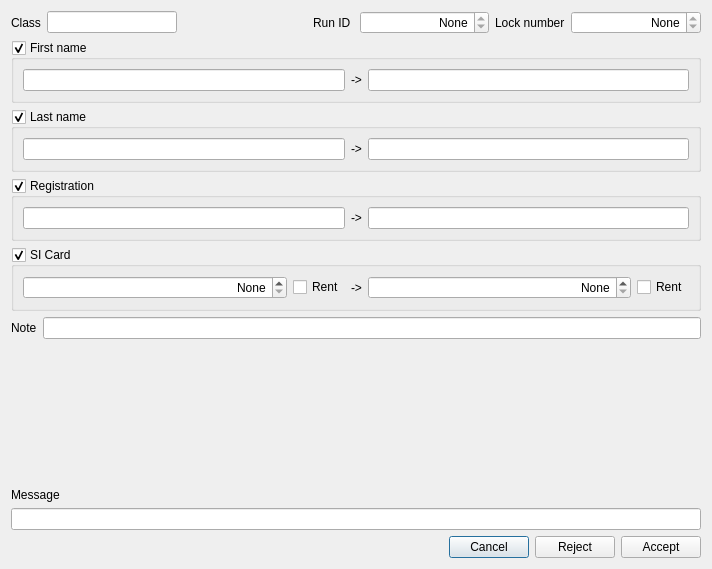
<?xml version="1.0" encoding="UTF-8"?>
<ui version="4.0">
 <class>Event::services::qx::RunChangeDialog</class>
 <widget class="QDialog" name="Event::services::qx::RunChangeDialog">
  <property name="geometry">
   <rect>
    <x>0</x>
    <y>0</y>
    <width>712</width>
    <height>569</height>
   </rect>
  </property>
  <property name="windowTitle">
   <string>Dialog</string>
  </property>
  <layout class="QVBoxLayout" name="verticalLayout_2">
   <item>
    <layout class="QHBoxLayout" name="horizontalLayout_6">
     <item>
      <widget class="QLabel" name="label_8">
       <property name="text">
        <string>Class</string>
       </property>
      </widget>
     </item>
     <item>
      <widget class="QLineEdit" name="edClassName">
       <property name="readOnly">
        <bool>true</bool>
       </property>
      </widget>
     </item>
     <item>
      <spacer name="horizontalSpacer_2">
       <property name="orientation">
        <enum>Qt::Orientation::Horizontal</enum>
       </property>
       <property name="sizeHint" stdset="0">
        <size>
         <width>40</width>
         <height>20</height>
        </size>
       </property>
      </spacer>
     </item>
     <item>
      <widget class="QLabel" name="label_3">
       <property name="text">
        <string>Run ID </string>
       </property>
      </widget>
     </item>
     <item>
      <widget class="QSpinBox" name="edRunId">
       <property name="sizePolicy">
        <sizepolicy hsizetype="Expanding" vsizetype="Fixed">
         <horstretch>0</horstretch>
         <verstretch>0</verstretch>
        </sizepolicy>
       </property>
       <property name="alignment">
        <set>Qt::AlignmentFlag::AlignRight|Qt::AlignmentFlag::AlignTrailing|Qt::AlignmentFlag::AlignVCenter</set>
       </property>
       <property name="readOnly">
        <bool>true</bool>
       </property>
       <property name="specialValueText">
        <string>None</string>
       </property>
       <property name="maximum">
        <number>999999999</number>
       </property>
      </widget>
     </item>
     <item>
      <widget class="QLabel" name="label_2">
       <property name="text">
        <string>Lock number</string>
       </property>
      </widget>
     </item>
     <item>
      <widget class="QSpinBox" name="edLockNumber">
       <property name="sizePolicy">
        <sizepolicy hsizetype="Expanding" vsizetype="Fixed">
         <horstretch>0</horstretch>
         <verstretch>0</verstretch>
        </sizepolicy>
       </property>
       <property name="alignment">
        <set>Qt::AlignmentFlag::AlignRight|Qt::AlignmentFlag::AlignTrailing|Qt::AlignmentFlag::AlignVCenter</set>
       </property>
       <property name="readOnly">
        <bool>true</bool>
       </property>
       <property name="specialValueText">
        <string>None</string>
       </property>
       <property name="maximum">
        <number>999999999</number>
       </property>
      </widget>
     </item>
    </layout>
   </item>
   <item>
    <widget class="QGroupBox" name="grpFirstName">
     <property name="title">
      <string>First name</string>
     </property>
     <property name="checkable">
      <bool>true</bool>
     </property>
     <layout class="QHBoxLayout" name="horizontalLayout">
      <item>
       <widget class="QLineEdit" name="edFirstNameOrig"/>
      </item>
      <item>
       <widget class="QLabel" name="label_4">
        <property name="text">
         <string>-&gt;</string>
        </property>
        <property name="alignment">
         <set>Qt::AlignmentFlag::AlignCenter</set>
        </property>
       </widget>
      </item>
      <item>
       <widget class="QLineEdit" name="edFirstName"/>
      </item>
     </layout>
    </widget>
   </item>
   <item>
    <widget class="QGroupBox" name="grpLastName">
     <property name="title">
      <string>Last name</string>
     </property>
     <property name="checkable">
      <bool>true</bool>
     </property>
     <layout class="QHBoxLayout" name="horizontalLayout_2">
      <item>
       <widget class="QLineEdit" name="edLastNameOrig"/>
      </item>
      <item>
       <widget class="QLabel" name="label_5">
        <property name="text">
         <string>-&gt;</string>
        </property>
        <property name="alignment">
         <set>Qt::AlignmentFlag::AlignCenter</set>
        </property>
       </widget>
      </item>
      <item>
       <widget class="QLineEdit" name="edLastName"/>
      </item>
     </layout>
    </widget>
   </item>
   <item>
    <widget class="QGroupBox" name="grpRegistration">
     <property name="title">
      <string>Registration</string>
     </property>
     <property name="checkable">
      <bool>true</bool>
     </property>
     <layout class="QHBoxLayout" name="horizontalLayout_5">
      <item>
       <widget class="QLineEdit" name="edRegistrationOrig"/>
      </item>
      <item>
       <widget class="QLabel" name="label_7">
        <property name="text">
         <string>-&gt;</string>
        </property>
        <property name="alignment">
         <set>Qt::AlignmentFlag::AlignCenter</set>
        </property>
       </widget>
      </item>
      <item>
       <widget class="QLineEdit" name="edRegistration"/>
      </item>
     </layout>
    </widget>
   </item>
   <item>
    <widget class="QGroupBox" name="grpSiCard">
     <property name="title">
      <string>SI Card</string>
     </property>
     <property name="checkable">
      <bool>true</bool>
     </property>
     <layout class="QHBoxLayout" name="horizontalLayout_4">
      <item>
       <widget class="QSpinBox" name="edSiCardOrig">
        <property name="sizePolicy">
         <sizepolicy hsizetype="Expanding" vsizetype="Fixed">
          <horstretch>0</horstretch>
          <verstretch>0</verstretch>
         </sizepolicy>
        </property>
        <property name="alignment">
         <set>Qt::AlignmentFlag::AlignRight|Qt::AlignmentFlag::AlignTrailing|Qt::AlignmentFlag::AlignVCenter</set>
        </property>
        <property name="specialValueText">
         <string>None</string>
        </property>
        <property name="maximum">
         <number>999999999</number>
        </property>
       </widget>
      </item>
      <item>
       <widget class="QCheckBox" name="edSiCardRentOrig">
        <property name="text">
         <string>Rent</string>
        </property>
       </widget>
      </item>
      <item>
       <widget class="QLabel" name="label_6">
        <property name="text">
         <string>-&gt;</string>
        </property>
        <property name="alignment">
         <set>Qt::AlignmentFlag::AlignCenter</set>
        </property>
       </widget>
      </item>
      <item>
       <widget class="QSpinBox" name="edSiCard">
        <property name="sizePolicy">
         <sizepolicy hsizetype="Expanding" vsizetype="Fixed">
          <horstretch>0</horstretch>
          <verstretch>0</verstretch>
         </sizepolicy>
        </property>
        <property name="alignment">
         <set>Qt::AlignmentFlag::AlignRight|Qt::AlignmentFlag::AlignTrailing|Qt::AlignmentFlag::AlignVCenter</set>
        </property>
        <property name="specialValueText">
         <string>None</string>
        </property>
        <property name="maximum">
         <number>999999999</number>
        </property>
       </widget>
      </item>
      <item>
       <widget class="QCheckBox" name="edSiCardRent">
        <property name="text">
         <string>Rent</string>
        </property>
       </widget>
      </item>
     </layout>
    </widget>
   </item>
   <item>
    <layout class="QHBoxLayout" name="horizontalLayout_7">
     <item>
      <widget class="QLabel" name="label_9">
       <property name="text">
        <string>Note</string>
       </property>
      </widget>
     </item>
     <item>
      <widget class="QLineEdit" name="edNote">
       <property name="readOnly">
        <bool>true</bool>
       </property>
      </widget>
     </item>
    </layout>
   </item>
   <item>
    <widget class="QLabel" name="lblError">
     <property name="sizePolicy">
      <sizepolicy hsizetype="Preferred" vsizetype="MinimumExpanding">
       <horstretch>0</horstretch>
       <verstretch>0</verstretch>
      </sizepolicy>
     </property>
     <property name="text">
      <string/>
     </property>
    </widget>
   </item>
   <item>
    <layout class="QVBoxLayout" name="verticalLayout">
     <item>
      <widget class="QLabel" name="label">
       <property name="text">
        <string>Message</string>
       </property>
      </widget>
     </item>
     <item>
      <widget class="QLineEdit" name="edStatusMessage"/>
     </item>
    </layout>
   </item>
   <item>
    <layout class="QHBoxLayout" name="horizontalLayout_3">
     <item>
      <spacer name="horizontalSpacer">
       <property name="orientation">
        <enum>Qt::Orientation::Horizontal</enum>
       </property>
       <property name="sizeHint" stdset="0">
        <size>
         <width>40</width>
         <height>20</height>
        </size>
       </property>
      </spacer>
     </item>
     <item>
      <widget class="QPushButton" name="btCancel">
       <property name="text">
        <string>Cancel</string>
       </property>
      </widget>
     </item>
     <item>
      <widget class="QPushButton" name="btReject">
       <property name="text">
        <string>Reject</string>
       </property>
      </widget>
     </item>
     <item>
      <widget class="QPushButton" name="btAccept">
       <property name="text">
        <string>Accept</string>
       </property>
      </widget>
     </item>
    </layout>
   </item>
  </layout>
 </widget>
 <tabstops>
  <tabstop>grpFirstName</tabstop>
  <tabstop>edFirstNameOrig</tabstop>
  <tabstop>edFirstName</tabstop>
  <tabstop>grpLastName</tabstop>
  <tabstop>edLastNameOrig</tabstop>
  <tabstop>edLastName</tabstop>
  <tabstop>grpRegistration</tabstop>
  <tabstop>edRegistrationOrig</tabstop>
  <tabstop>edRegistration</tabstop>
  <tabstop>grpSiCard</tabstop>
  <tabstop>edSiCardOrig</tabstop>
  <tabstop>edSiCardRentOrig</tabstop>
  <tabstop>edSiCard</tabstop>
  <tabstop>edSiCardRent</tabstop>
  <tabstop>edStatusMessage</tabstop>
  <tabstop>btCancel</tabstop>
  <tabstop>btReject</tabstop>
  <tabstop>btAccept</tabstop>
 </tabstops>
 <resources/>
 <connections>
  <connection>
   <sender>btCancel</sender>
   <signal>clicked()</signal>
   <receiver>Event::services::qx::RunChangeDialog</receiver>
   <slot>reject()</slot>
   <hints>
    <hint type="sourcelabel">
     <x>500</x>
     <y>533</y>
    </hint>
    <hint type="destinationlabel">
     <x>332</x>
     <y>539</y>
    </hint>
   </hints>
  </connection>
 </connections>
</ui>
